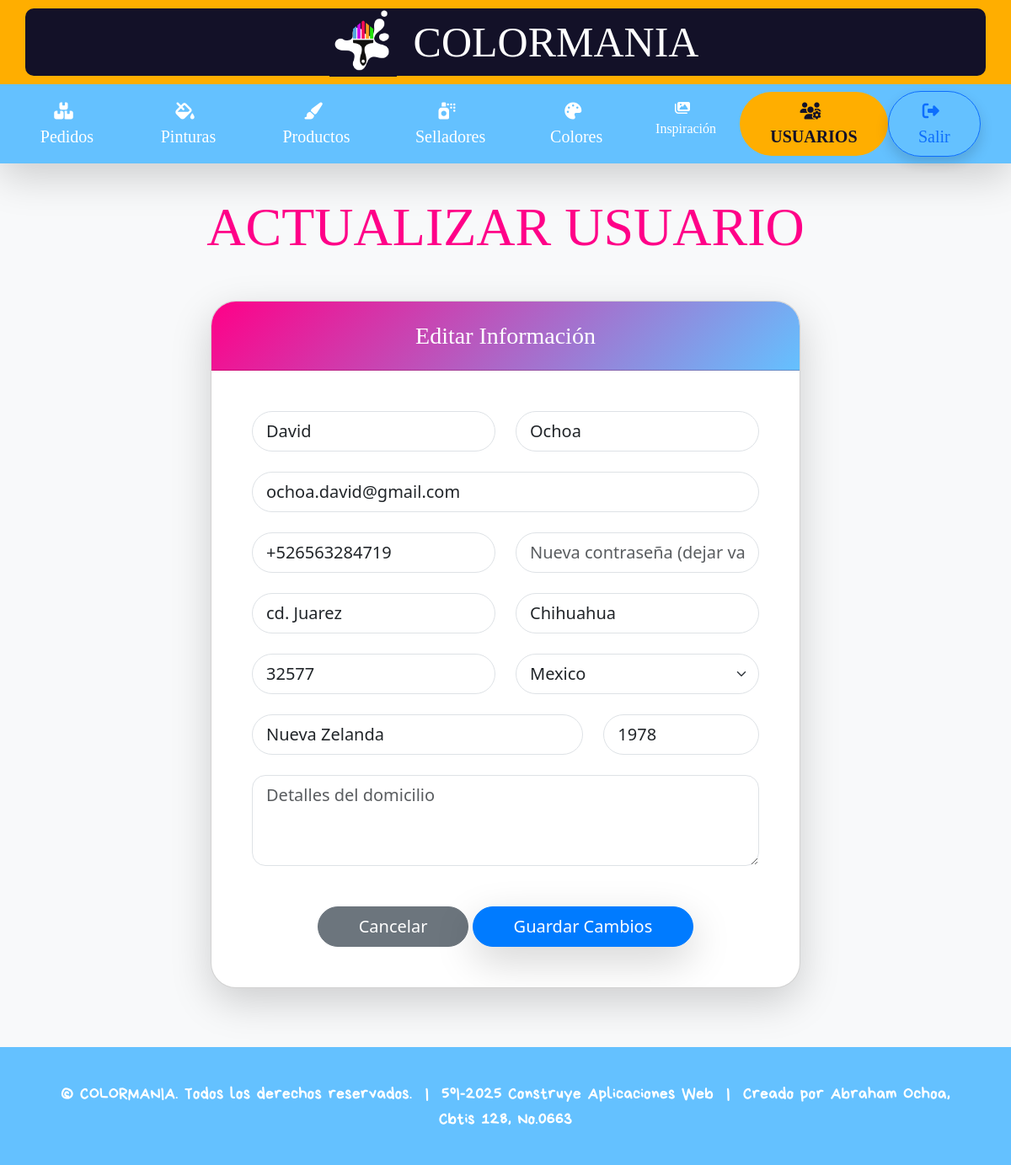
The app's page /usuarios/1/actualizar/ with its own data.
### colormania/models.py (models this page shows, shortened)
class Usuario(models.Model):
    nombre = models.CharField(max_length=50)
    apellido = models.CharField(max_length=50)
    email = models.EmailField(max_length=100)
    telefono = models.CharField(max_length=15)
    contraseña = models.CharField(max_length=128)
    pais = models.CharField(max_length=30, choices=[
        ('MEXICO', 'Mexico'),
        ('ESTADOS UNIDOS', 'Estados Unidos'),
        ('GUATEMALA', 'Guatemala'),
        ('EL SALVADOR', 'El Salvador'),
        ('HONDURAS', 'Honduras'),
        ('COSTA RICA', 'Costa Rica'),
        ('PANAMA', 'Panama'),
    ])
    estado = models.CharField(max_length=50)
    ciudad = models.CharField(max_length=50)
    codigo_postal = models.CharField(max_length=10)
    calle = models.CharField(max_length=50)
    num_domicilio = models.CharField(max_length=10)
    detalles = models.CharField(max_length=250, default='INFORMACION DEL DOMICILIO')
    class Meta:
        verbose_name = "Usuario"
        verbose_name_plural = "Usuarios"

### colormania/views.py (the view, shortened to what this page needs)
# urls.py: path('usuarios/<int:pk>/actualizar/', views.actualizar_usuario, name='actualizar_usuario'),
def actualizar_usuario(request, pk):
    usuario = get_object_or_404(Usuario, pk=pk)
    paises_choices = Usuario._meta.get_field('pais').choices
    return render(request, 'colormania/admin/acciones/actualizar_usuario.html', {
        'u': usuario,
        'paises_choices': paises_choices
    })

### colormania/templates/colormania/admin/acciones/actualizar_usuario.html (shortened to what this page needs)
{% extends "colormania/admin/base_admin.html" %}
{% load static %}
{% block content %}
<div class="container mt-1 pt-1">
    <div class="text-center mb-5">
        <h1 class="bobby display-3" style="color: #ff0088;">
            ACTUALIZAR USUARIO
        </h1>
    </div>
    <div class="card shadow-lg mx-auto" style="max-width: 700px; border-radius: 30px; overflow: hidden;">
        <div class="card-header text-white text-center py-4" style="background: linear-gradient(135deg, #ff0088, #64c1ff);">
            <h3 class="bobby mb-0">Editar Información</h3>
        </div>
        <div class="card-body p-5">
            <form method="post">
                <div class="row g-4">
                    <div class="col-md-6">
                        <input type="text" name="nombre" value="{{ u.nombre }}" class="form-control form-control-lg rounded-pill" required>
                    </div>
                    <div class="col-md-6">
                        <input type="text" name="apellido" value="{{ u.apellido }}" class="form-control form-control-lg rounded-pill" required>
                    </div>
                    <div class="col-12">
                        <input type="email" name="email" value="{{ u.email }}" class="form-control form-control-lg rounded-pill" required>
                    </div>
                    <div class="col-md-6">
                        <input type="text" name="telefono" value="{{ u.telefono }}" class="form-control form-control-lg rounded-pill" placeholder="Teléfono">
                    </div>
                    <div class="col-md-6">
                        <input type="password" name="contraseña" class="form-control form-control-lg rounded-pill"
                               placeholder="Nueva contraseña (dejar vacío para mantener)">
                    </div>
                    <div class="col-md-6">
                        <input type="text" name="ciudad" value="{{ u.ciudad }}" class="form-control form-control-lg rounded-pill" required>
                    </div>
                    <div class="col-md-6">
                        <input type="text" name="estado" value="{{ u.estado }}" class="form-control form-control-lg rounded-pill" required>
                    </div>
                    <div class="col-md-6">
                        <input type="text" name="codigo_postal" value="{{ u.codigo_postal }}" class="form-control form-control-lg rounded-pill" required>
                    </div>
                    <div class="col-md-6">
                        <select name="pais" class="form-select form-select-lg rounded-pill" required>
                            {% for code, nombre in paises_choices %}
                            <option value="{{ code }}" {% if code == u.pais %}selected{% endif %}>{{ nombre }}</option>
                            {% endfor %}
                        </select>
                    </div>
                    <div class="col-md-8">
                        <input type="text" name="calle" value="{{ u.calle }}" class="form-control form-control-lg rounded-pill" required>
                    </div>
                    <div class="col-md-4">
                        <input type="text" name="num_domicilio" value="{{ u.num_domicilio }}" class="form-control form-control-lg rounded-pill" required>
                    </div>
                    <div class="col-12">
                        <textarea name="detalles" class="form-control form-control-lg rounded-4" rows="3"
                                  placeholder="Detalles del domicilio">{{ u.detalles }}</textarea>
                    </div>
                </div>
                <div class="text-center mt-5">
                    <a href="{% url 'lista_usuarios' %}" class="btn btn-secondary btn-lg rounded-pill px-5">
                        Cancelar
                    </a>
                    <button type="submit" class="btn btn-primary btn-lg rounded-pill px-5 shadow-lg">
                        Guardar Cambios
                    </button>
                </div>
            </form>
        </div>
    </div>
</div>
{% endblock %}

### records on screen
Usuario: nombre "David", apellido "Ochoa", email "ochoa.david@gmail.com", telefono "+526563284719", ciudad "cd. Juarez", estado "Chihuahua", codigo_postal "32577", pais "Mexico", calle "Nueva Zelanda", num_domicilio "1978"
